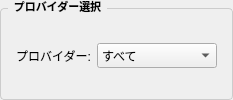
                   <widget class="QGroupBox" name="groupBoxAdvancedProvider">
                    <property name="styleSheet">
                     <string>QGroupBox {
    font-weight: bold;
    font-size: 11px;
    border: 1px solid #ccc;
    border-radius: 4px;
    margin-top: 8px;
    padding-top: 4px;
}
QGroupBox::title {
    subcontrol-origin: margin;
    left: 8px;
    padding: 0 4px 0 4px;
}
</string>
                    </property>
                    <property name="title">
                     <string>プロバイダー選択</string>
                    </property>
                    <layout class="QVBoxLayout" name="verticalLayout_advancedProvider">
                     <property name="spacing">
                      <number>4</number>
                     </property>
                     <property name="leftMargin">
                      <number>6</number>
                     </property>
                     <property name="topMargin">
                      <number>6</number>
                     </property>
                     <property name="rightMargin">
                      <number>6</number>
                     </property>
                     <property name="bottomMargin">
                      <number>6</number>
                     </property>
                     <item>
                      <widget class="QFrame" name="frameProviderSelection">
                       <property name="frameShape">
                        <enum>QFrame::Shape::NoFrame</enum>
                       </property>
                       <layout class="QHBoxLayout" name="horizontalLayout_providerSelection">
                        <property name="spacing">
                         <number>6</number>
                        </property>
                        <item>
                         <widget class="QLabel" name="labelAdvancedProvider">
                          <property name="minimumSize">
                           <size>
                            <width>75</width>
                            <height>0</height>
                           </size>
                          </property>
                          <property name="text">
                           <string>プロバイダー:</string>
                          </property>
                         </widget>
                        </item>
                        <item>
                         <widget class="QComboBox" name="comboBoxAdvancedProvider">
                          <property name="minimumSize">
                           <size>
                            <width>120</width>
                            <height>25</height>
                           </size>
                          </property>
                          <item>
                           <property name="text">
                            <string>すべて</string>
                           </property>
                          </item>
                          <item>
                           <property name="text">
                            <string>OpenAI</string>
                           </property>
                          </item>
                          <item>
                           <property name="text">
                            <string>Anthropic</string>
                           </property>
                          </item>
                          <item>
                           <property name="text">
                            <string>Google</string>
                           </property>
                          </item>
                          <item>
                           <property name="text">
                            <string>Local</string>
                           </property>
                          </item>
                         </widget>
                        </item>
                       </layout>
                      </widget>
                     </item>
                    </layout>
                   </widget>
